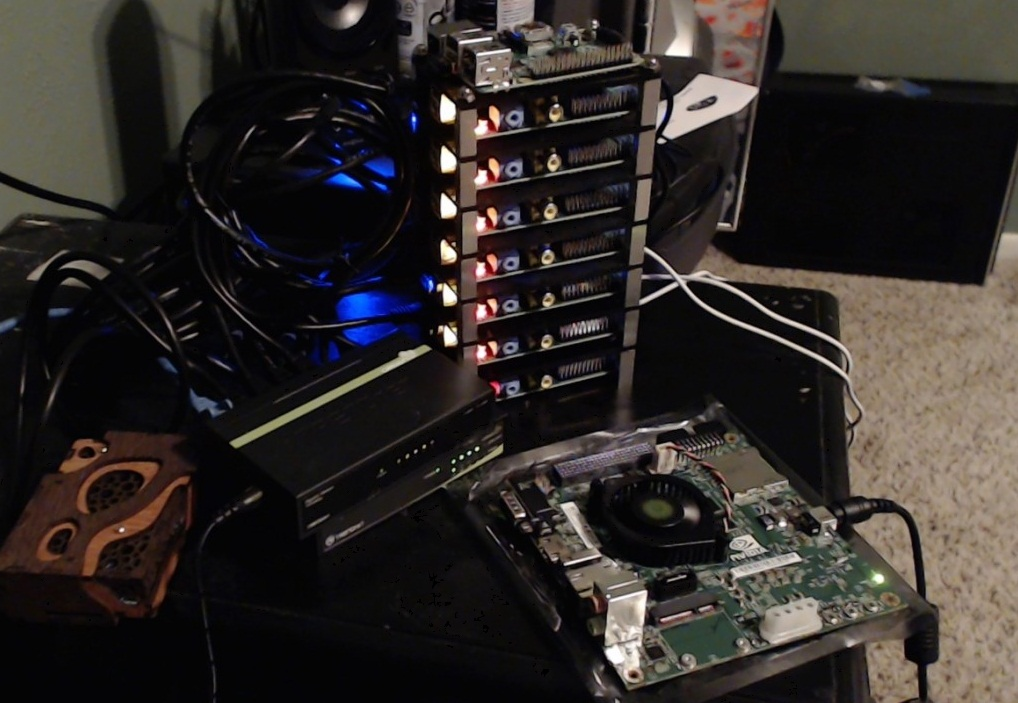
#> input picture image.jpg, 1018 x 703 px, given in place of the camera
$ python 7_vidColorFiltering.py
#> lines starting #> are read from the running program, lines starting #| are printed output that depends on the picture; after the words box and inside, x2 and y2 are one past the last pixel; in counts of white or black regions, pixels touching at a corner belong together
import cv2
import numpy as np

cap = cv2.VideoCapture(0)

while True:
    _, frame = cap.read()
#> frame is the input picture: shape (703, 1018, 3); mean B, G, R 40.7, 43.2, 48.1
    hsv = cv2.cvtColor(frame, cv2.COLOR_BGR2HSV)
#> hsv: shape (703, 1018, 3); mean H, S, V 61, 68.9, 50.5

    # blue(cyan)
    # LowerRange
    lower = np.array([100, 140, 0])
    # UpperRange
    upper = np.array([200, 255, 255])

    mask = cv2.inRange(hsv, lower, upper)
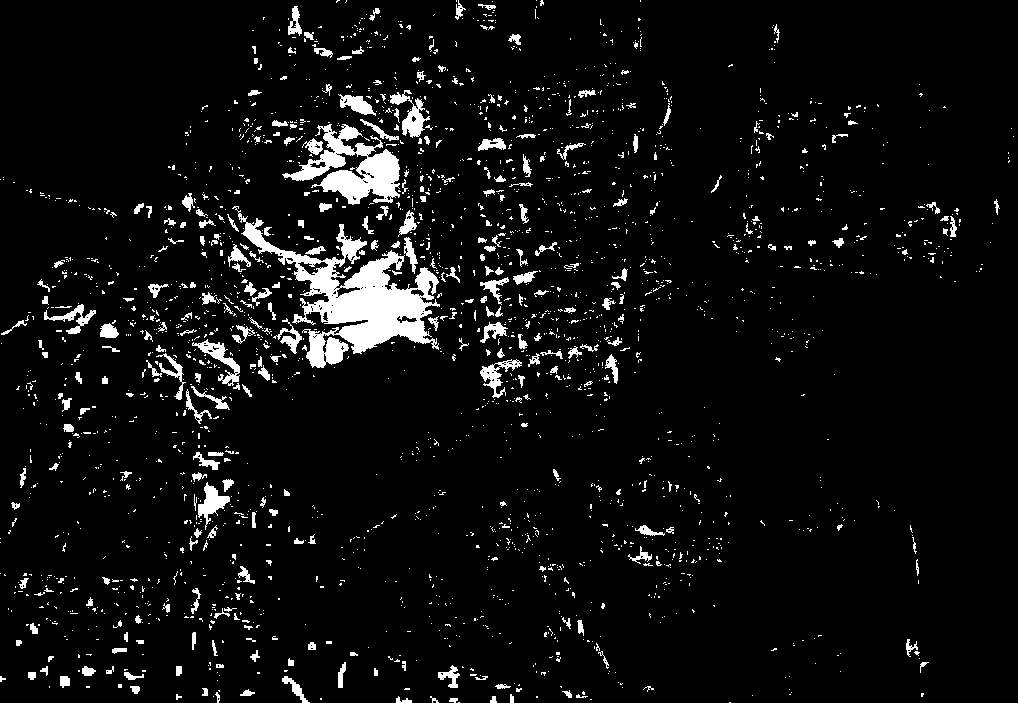
#> mask: shape (703, 1018); 5.9% white; 2447 white regions (2146 under 20 px), largest, box (x1, y1, x2, y2) and area: (232, 206, 440, 368) 10205, (282, 124, 400, 205) 4129, (390, 90, 430, 138) 714
    # smoothingMask
    smooth = cv2.medianBlur(mask, 5)
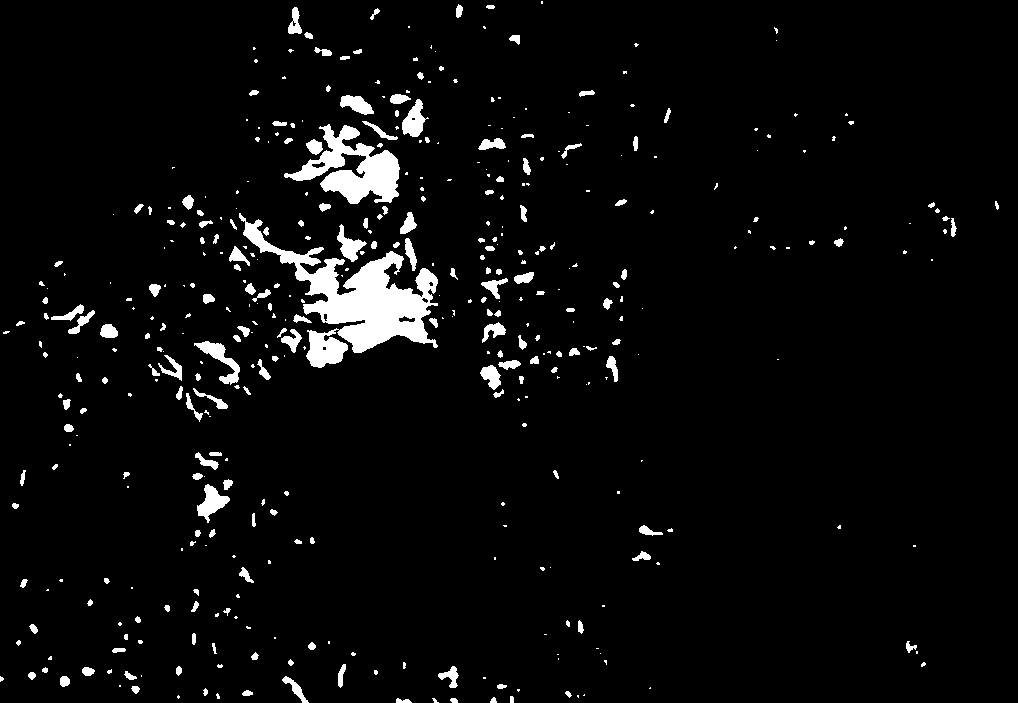
#> smooth: shape (703, 1018); 4.2% white; 426 white regions (233 under 20 px), largest, box (x1, y1, x2, y2) and area: (239, 213, 438, 368) 9818, (284, 124, 400, 204) 4109, (194, 341, 240, 385) 643

    # morphologicalTransformation
    # bigger the matrix bigger the effect
    kernel = np.ones((4, 4), np.uint8)  # for erosion
    kernel1 = np.ones((7, 7), np.uint8)  # for dilation
    # erosion = A pixel in the original image (either 1 or 0) will be considered 1
    # only if all the pixels under the kernel is 1,
    # otherwise it is eroded (made to zero).
    erosion = cv2.erode(mask, kernel, iterations=1)
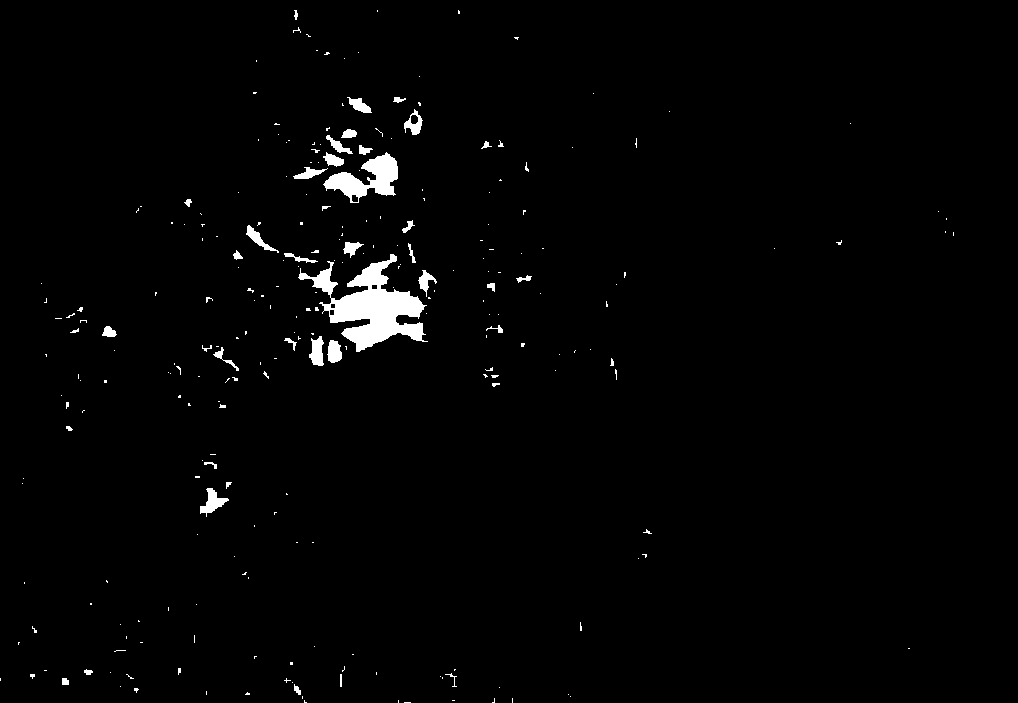
#> erosion: shape (703, 1018); 1.6% white; 256 white regions (212 under 20 px), largest, box (x1, y1, x2, y2) and area: (298, 254, 428, 352) 5004, (323, 152, 398, 203) 1726, (200, 488, 229, 517) 353
    # dilation = a pixel element is '1' if at least one pixel under the kernel is '1
    dilation = cv2.dilate(erosion, kernel1)  # we are actually performing closing(dilation followed by erosion)
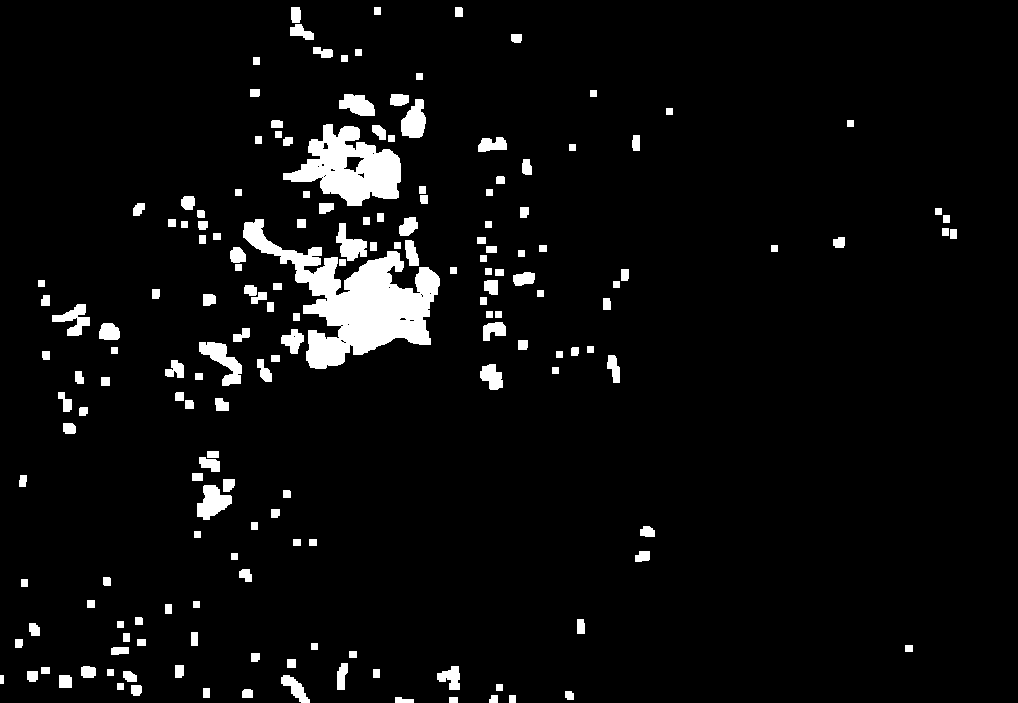
#> dilation: shape (703, 1018); 5.2% white; 173 white regions, largest, box (x1, y1, x2, y2) and area: (243, 219, 440, 369) 11182, (283, 124, 401, 206) 5211, (199, 342, 242, 386) 839

    # result
    res = cv2.bitwise_and(hsv, hsv, mask=mask)
#> res: shape (703, 1018, 3); mean H, S, V 7.6, 10.7, 1.9
    res1 = cv2.bitwise_and(hsv, hsv, mask=erosion)
#> res1: shape (703, 1018, 3); mean H, S, V 2, 3.6, 1.3
    res2 = cv2.bitwise_and(hsv, hsv, mask=dilation)
#> res2: shape (703, 1018, 3); mean H, S, V 6.2, 8.5, 1.9

    # viewing screens
    cv2.imshow('res', res)
    cv2.imshow('res after erosion', res1)
    cv2.imshow('res after closing', res2)

    k = cv2.waitKey(5) & 0xFF
#> (key Esc is pressed here)
    if k == 27:
        break

cv2.destroyAllWindows()
cap.release()
